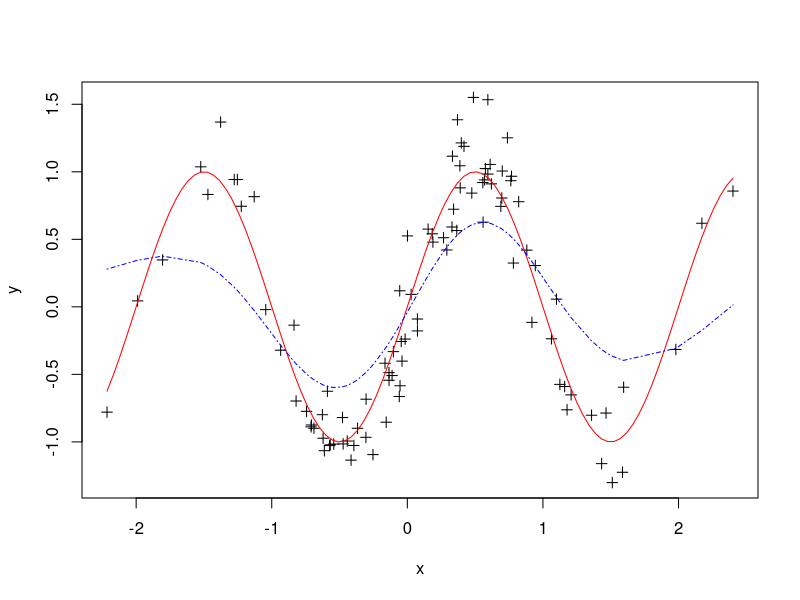

R code for this plot:
# Generate a set of x values
# Sort the x values (this eases later analysis)
set.seed(1)
x <- rnorm(100)
x <- sort(x)

# Generate values of f(x) for some function
f <- function(x)
{
	sin(pi*x)
}

# Generate some residuals
e <- rnorm(100,0,1/4)

# Generate y values which are y=f(x)+e
y <- f(x)+e

# Plot the data
plot(x,y,pch=3)

# Add the "true" curve to the plot
xs<-seq(min(x),max(x),length=101)
points(xs,f(xs),type="l",col="red")

# Open mgcv package and splines package
# Check you have it installed
library(mgcv)

# Fit smoothing spline
# spar parameter = 'lambda'
fit.sp <- smooth.spline(x,y,spar=1)

# Plot the fit
points(x,predict(fit.sp,x)$y,col="blue",type="l",lty=4)

# Least squares criterion
mean(residuals(fit.sp)^2)
mean((predict(fit.sp)$y-y)^2)
